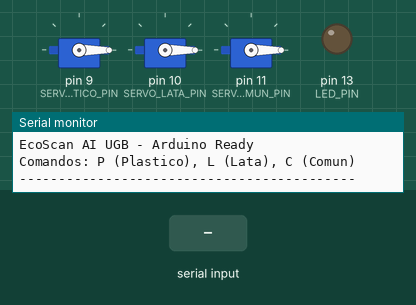
This sketch was run on a simulated Arduino Uno, built with avr-gcc and run on an emulated ATmega328P. Shown: 3 × servo, output pins drawn as LEDs (lit = HIGH), the last lines printed to the serial monitor. Inputs (shaded band) come from the test bench.

Above: at 1.2 s.
1.3 s: "P" received over Serial
At 2.5 s:
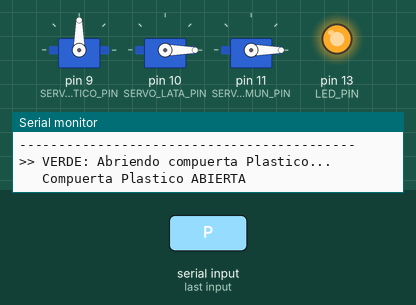
2.8 s: "L" received over Serial
At 5.5 s:
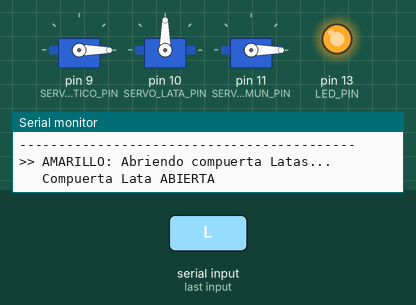
5.8 s: "C" received over Serial
At 8.2 s:
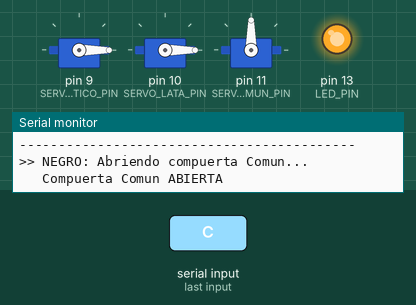
8.8 s: "p" received over Serial
At 11.2 s:
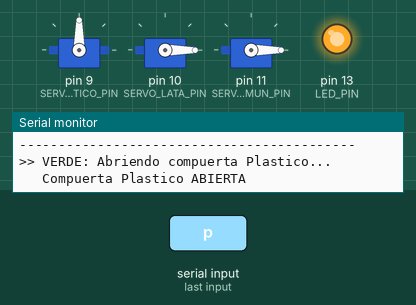
11.8 s: "l" received over Serial
At 14.2 s:
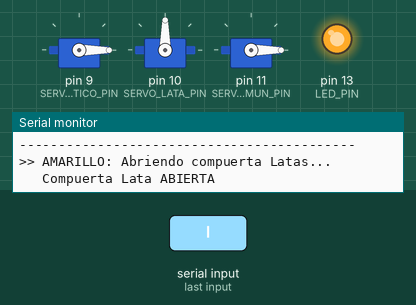
Timing chart, 0 to 18.1 s (numbered marks = the images above; inputs shaded):
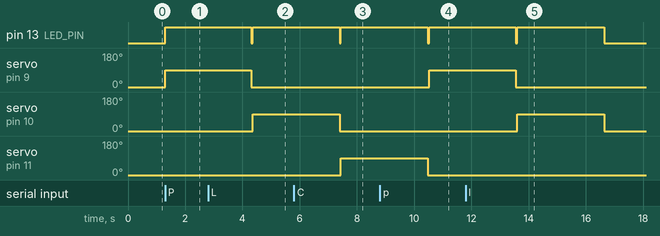

Measured:
- after the input at 1.3 s, pin 13 (LED_PIN): LOW → HIGH at once; servo on pin 9 (SERVO_PLASTICO_PIN): 0° → 90° at once
- after the input at 2.8 s, servo on pin 10 (SERVO_LATA_PIN): 0° → 90° after 1.6 s
- after the input at 5.8 s, servo on pin 11 (SERVO_COMUN_PIN): 0° → 90° after 1.6 s
- after the input at 8.8 s, servo on pin 9 (SERVO_PLASTICO_PIN): 0° → 90° after 1.7 s
- after the input at 11.8 s, servo on pin 10 (SERVO_LATA_PIN): 0° → 90° after 1.8 s, → 0° 3.0 s later

The sketch:

ecoscan_servo.ino
```cpp
/*
 * ============================================
 * EcoScan AI UGB — Arduino Servo Controller
 * ============================================
 *
 * Universidad Gerardo Barrios
 * Proyecto: Tecnología Emergente
 *
 * Recibe comandos por Serial desde la Web App
 * y abre la compuerta correspondiente:
 *
 *   'P' → Servo 1 (Verde - Plástico)
 *   'L' → Servo 2 (Amarillo - Latas)
 *   'C' → Servo 3 (Negro - Basura Común)
 *
 * Hardware:
 *   - Arduino UNO / Nano
 *   - 3x Servomotores SG90
 *   - Alimentación externa 5V para servos
 *
 * Conexiones:
 *   Servo 1 (Verde)    → Pin 9
 *   Servo 2 (Amarillo) → Pin 10
 *   Servo 3 (Negro)    → Pin 11
 *
 * Baudrate: 9600
 */

#include <Servo.h>

// ===== CONFIGURACIÓN DE PINES =====
#define SERVO_PLASTICO_PIN  9   // Verde
#define SERVO_LATA_PIN      10  // Amarillo
#define SERVO_COMUN_PIN     11  // Negro

// ===== CONFIGURACIÓN DE TIEMPOS =====
#define OPEN_ANGLE    90    // Ángulo de apertura (grados)
#define CLOSED_ANGLE  0     // Ángulo de cierre (grados)
#define OPEN_TIME     3000  // Tiempo abierto (ms)

// ===== OBJETOS SERVO =====
Servo servoPlastico;
Servo servoLata;
Servo servoComun;

// ===== LED INDICADOR (opcional) =====
#define LED_PIN 13

void setup() {
  // Iniciar comunicación serial
  Serial.begin(9600);

  // Adjuntar servos a pines
  servoPlastico.attach(SERVO_PLASTICO_PIN);
  servoLata.attach(SERVO_LATA_PIN);
  servoComun.attach(SERVO_COMUN_PIN);

  // Posición inicial: cerrado
  servoPlastico.write(CLOSED_ANGLE);
  servoLata.write(CLOSED_ANGLE);
  servoComun.write(CLOSED_ANGLE);

  // LED indicador
  pinMode(LED_PIN, OUTPUT);
  digitalWrite(LED_PIN, LOW);

  // Mensaje de inicio
  Serial.println("EcoScan AI UGB - Arduino Ready");
  Serial.println("Comandos: P (Plastico), L (Lata), C (Comun)");
  Serial.println("-------------------------------------------");
}

void loop() {
  if (Serial.available() > 0) {
    char command = Serial.read();

    switch (command) {
      case 'P':
      case 'p':
        Serial.println(">> VERDE: Abriendo compuerta Plastico...");
        openGate(servoPlastico, "Plastico");
        break;

      case 'L':
      case 'l':
        Serial.println(">> AMARILLO: Abriendo compuerta Latas...");
        openGate(servoLata, "Lata");
        break;

      case 'C':
      case 'c':
        Serial.println(">> NEGRO: Abriendo compuerta Comun...");
        openGate(servoComun, "Comun");
        break;

      default:
        // Ignorar caracteres no reconocidos (\n, \r, etc.)
        break;
    }
  }
}

/**
 * Abre una compuerta por OPEN_TIME milisegundos y luego la cierra.
 * Enciende el LED durante la apertura como indicador visual.
 */
void openGate(Servo &servo, const char* name) {
  // Encender LED
  digitalWrite(LED_PIN, HIGH);

  // Abrir compuerta
  servo.write(OPEN_ANGLE);
  Serial.print("   Compuerta ");
  Serial.print(name);
  Serial.println(" ABIERTA");

  // Mantener abierta
  delay(OPEN_TIME);

  // Cerrar compuerta
  servo.write(CLOSED_ANGLE);
  Serial.print("   Compuerta ");
  Serial.print(name);
  Serial.println(" CERRADA");

  // Apagar LED
  digitalWrite(LED_PIN, LOW);

  Serial.println("-------------------------------------------");
}
```
